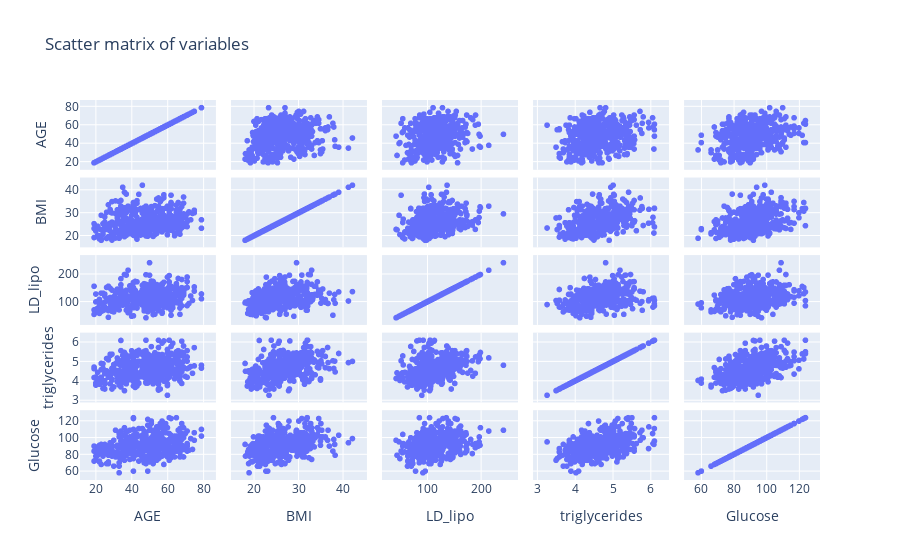

Write notebook code for a chart like this one.
### Markdown cell above
&#9989; **(6 pt):** Draw a scatter matrix plot of the data with the variables: **AGE, BMI, LD_lipo, triglycerides, and Glucose.** Make sure to include a title for your plot. (**Note** It may be useful to use Google to help you find relevant documentation.)

### Code cell
fig3 = px.scatter_matrix(df,dimensions=['AGE','BMI','LD_lipo','triglycerides','Glucose'],title='Scatter matrix of variables')
fig3.show()

### Figure 1 — Plotly figure (JSON) as saved in the notebook; plotly's stock layout.template omitted (floating-point values rounded to 4 significant figures; data arrays with more than 128 entries replaced by an {"elided": "..."} marker saying what was removed)
{"data": [{"dimensions": [{"axis": {"matches": true}, "label": "AGE", "values": {"elided": "442 int values"}}, {"axis": {"matches": true}, "label": "BMI", "values": {"elided": "442 float values"}}, {"axis": {"matches": true}, "label": "LD_lipo", "values": {"elided": "442 float values"}}, {"axis": {"matches": true}, "label": "triglycerides", "values": {"elided": "442 float values"}}, {"axis": {"matches": true}, "label": "Glucose", "values": {"elided": "442 int values"}}], "hovertemplate": "%{xaxis.title.text}=%{x}<br>%{yaxis.title.text}=%{y}<extra></extra>", "legendgroup": "", "marker": {"color": "#636efa", "symbol": "circle"}, "name": "", "showlegend": false, "type": "splom"}], "layout": {"dragmode": "select", "legend": {"tracegroupgap": 0}, "title": {"text": "Scatter matrix of variables"}}}
